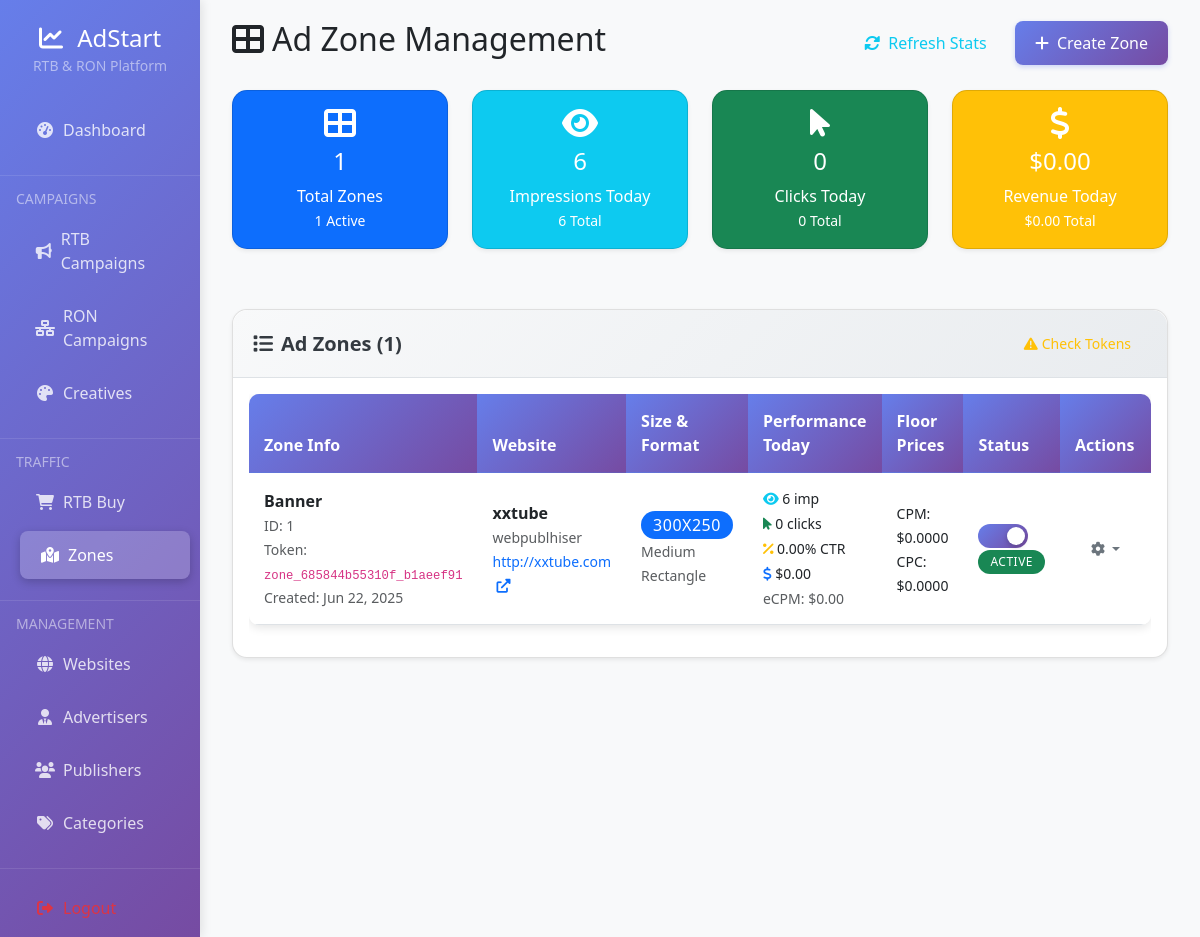
Screenshot of /admin/zone.php (signed in) with the database file from the repository.
### tables this page shows
CREATE TABLE `zones` (
  `id` int(11) NOT NULL,
  `website_id` int(11) DEFAULT NULL,
  `name` varchar(255) NOT NULL,
  `description` text DEFAULT NULL,
  `size` varchar(20) NOT NULL,
  `ad_format_id` int(11) DEFAULT NULL,
  `zone_code` text DEFAULT NULL,
  `zone_token` varchar(100) DEFAULT NULL,
  `floor_price_cpm` decimal(10,4) DEFAULT 0.0000,
  `floor_price_cpc` decimal(10,4) DEFAULT 0.0000,
  `status` enum('active','inactive','paused') DEFAULT 'active',
  `impressions_today` bigint(20) DEFAULT 0,
  `clicks_today` bigint(20) DEFAULT 0,
  `revenue_today` decimal(15,4) DEFAULT 0.0000,
  `last_reset_date` date DEFAULT NULL,
  `created_at` timestamp NOT NULL DEFAULT current_timestamp(),
  `updated_at` timestamp NOT NULL DEFAULT current_timestamp() ON UPDATE current_timestamp(),
  `impressions_total` bigint(20) DEFAULT 0,
  `clicks_total` bigint(20) DEFAULT 0,
  `revenue_total` decimal(15,4) DEFAULT 0.0000
);

CREATE TABLE `websites` (
  `id` int(11) NOT NULL,
  `publisher_id` int(11) DEFAULT NULL,
  `name` varchar(255) NOT NULL,
  `url` varchar(500) NOT NULL,
  `description` text DEFAULT NULL,
  `category_id` int(11) DEFAULT NULL,
  `country` varchar(2) DEFAULT NULL,
  `language` varchar(5) DEFAULT 'en',
  `monthly_pageviews` bigint(20) DEFAULT 0,
  `monthly_visitors` bigint(20) DEFAULT 0,
  `alexa_rank` int(11) DEFAULT NULL,
  `status` enum('active','inactive','pending','rejected') DEFAULT 'pending',
  `approval_notes` text DEFAULT NULL,
  `created_at` timestamp NOT NULL DEFAULT current_timestamp(),
  `updated_at` timestamp NOT NULL DEFAULT current_timestamp() ON UPDATE current_timestamp()
);

CREATE TABLE `publishers` (
  `id` int(11) NOT NULL,
  `user_id` int(11) DEFAULT NULL,
  `company_name` varchar(255) NOT NULL,
  `contact_email` varchar(255) NOT NULL,
  `phone` varchar(50) DEFAULT NULL,
  `address` text DEFAULT NULL,
  `website` varchar(255) DEFAULT NULL,
  `revenue_share` decimal(5,2) DEFAULT 50.00,
  `payment_method` enum('paypal','bank_transfer','crypto','check') DEFAULT 'paypal',
  `payment_details` longtext DEFAULT NULL CHECK (json_valid(`payment_details`)),
  `status` enum('active','inactive','pending') DEFAULT 'active',
  `balance` decimal(15,2) DEFAULT 0.00,
  `total_earned` decimal(15,2) DEFAULT 0.00,
  `created_at` timestamp NOT NULL DEFAULT current_timestamp(),
  `updated_at` timestamp NOT NULL DEFAULT current_timestamp() ON UPDATE current_timestamp()
);

### admin/zone.php (the view, shortened to what this page needs)
<?php
require_once '../config/database.php';
try {
    $pdo->exec("CREATE TABLE IF NOT EXISTS zones (
        id INT AUTO_INCREMENT PRIMARY KEY,
        website_id INT,
        name VARCHAR(255) NOT NULL,
        description TEXT,
        size VARCHAR(20) NOT NULL,
        ad_format_id INT,
        zone_code TEXT,
        zone_token VARCHAR(100) UNIQUE,
        floor_price_cpm DECIMAL(10,4) DEFAULT 0.0000,
        floor_price_cpc DECIMAL(10,4) DEFAULT 0.0000,
        status ENUM('active', 'inactive', 'paused') DEFAULT 'active',
        impressions_today BIGINT DEFAULT 0,
        clicks_today BIGINT DEFAULT 0,
        revenue_today DECIMAL(15,4) DEFAULT 0.0000,
        impressions_total BIGINT DEFAULT 0,
        clicks_total BIGINT DEFAULT 0,
        revenue_total DECIMAL(15,4) DEFAULT 0.0000,
        last_reset_date DATE,
        created_at TIMESTAMP DEFAULT CURRENT_TIMESTAMP,
        updated_at TIMESTAMP DEFAULT CURRENT_TIMESTAMP ON UPDATE CURRENT_TIMESTAMP,
        FOREIGN KEY (website_id) REFERENCES websites(id) ON DELETE CASCADE,
        FOREIGN KEY (ad_format_id) REFERENCES ad_formats(id) ON DELETE SET NULL
    )");
} catch (Exception $e) {
}
$stats = [];
try {
    $stmt = $pdo->query("SELECT
        COUNT(*) as total_zones,
        COUNT(CASE WHEN status = 'active' THEN 1 END) as active_zones,
        COALESCE(SUM(impressions_today), 0) as total_impressions_today,
        COALESCE(SUM(clicks_today), 0) as total_clicks_today,
        COALESCE(SUM(revenue_today), 0) as total_revenue_today,
        COALESCE(SUM(impressions_total), 0) as total_impressions_total,
        COALESCE(SUM(clicks_total), 0) as total_clicks_total,
        COALESCE(SUM(revenue_total), 0) as total_revenue_total
        FROM zones");
    $stats = $stmt->fetch() ?: [];
} catch (Exception $e) {
    $stats = [
        'total_zones' => 0,
        'active_zones' => 0,
        'total_impressions_today' => 0,
        'total_clicks_today' => 0,
        'total_revenue_today' => 0,
        'total_impressions_total' => 0,
        'total_clicks_total' => 0,
        'total_revenue_total' => 0
    ];
}
try {
    $stmt = $pdo->query("SELECT z.*,
                         w.name as website_name, w.url as website_url,
                         af.name as format_name, af.type as format_type,
                         p.company_name as publisher_name,
                         p.id as publisher_id
                         FROM zones z
                         LEFT JOIN websites w ON z.website_id = w.id
                         LEFT JOIN ad_formats af ON z.ad_format_id = af.id
                         LEFT JOIN publishers p ON w.publisher_id = p.id
                         ORDER BY z.created_at DESC");
    $zones = $stmt->fetchAll();
} catch (Exception $e) {
    $zones = [];
}
$standard_sizes = [
    '300x250' => 'Medium Rectangle',
    '728x90' => 'Leaderboard',
    '300x100' => 'Mobile Banner',
    '300x50' => 'Mobile Banner Small',
    '320x50' => 'Mobile Banner',
    '320x100' => 'Large Mobile Banner',
    '160x600' => 'Wide Skyscraper',
    '120x600' => 'Skyscraper',
    '970x90' => 'Large Leaderboard',
    '970x250' => 'Billboard',
    '336x280' => 'Large Rectangle',
    '468x60' => 'Banner',
    '234x60' => 'Half Banner',
    '125x125' => 'Button',
    '250x250' => 'Square',
    '600x90' => 'Super Banner',
    '300x600' => 'Half Page',
    '970x66' => 'Super Leaderboard'
];
include 'includes/header.php';
?>
<?php include 'includes/sidebar.php'; ?>
<div class="col-md-9 col-lg-10">
    <div class="main-content">
        <div class="d-flex justify-content-between align-items-center mb-4">
            <h2><i class="fas fa-th-large me-2"></i>Ad Zone Management</h2>
            <div>
                <button class="btn btn-outline-info me-2" onclick="location.reload()">
                    <i class="fas fa-sync-alt me-2"></i>Refresh Stats
                </button>
                <button class="btn btn-primary" data-bs-toggle="modal" data-bs-target="#createZoneModal">
                    <i class="fas fa-plus me-2"></i>Create Zone
                </button>
            </div>
        </div>
        <div class="row mb-4">
            <div class="col-lg-3 col-md-6 mb-3">
                <div class="card bg-primary text-white">
                    <div class="card-body text-center">
                        <i class="fas fa-th-large fa-2x mb-2"></i>
                        <h4><?php echo number_format($stats['total_zones']); ?></h4>
                        <p class="mb-0">Total Zones</p>
                        <small><?php echo number_format($stats['active_zones']); ?> Active</small>
                    </div>
                </div>
            </div>
            <div class="col-lg-3 col-md-6 mb-3">
                <div class="card bg-info text-white">
                    <div class="card-body text-center">
                        <i class="fas fa-eye fa-2x mb-2"></i>
                        <h4><?php echo number_format($stats['total_impressions_today']); ?></h4>
                        <p class="mb-0">Impressions Today</p>
                        <small><?php echo number_format($stats['total_impressions_total']); ?> Total</small>
                    </div>
                </div>
            </div>
            <div class="col-lg-3 col-md-6 mb-3">
                <div class="card bg-success text-white">
                    <div class="card-body text-center">
                        <i class="fas fa-mouse-pointer fa-2x mb-2"></i>
                        <h4><?php echo number_format($stats['total_clicks_today']); ?></h4>
                        <p class="mb-0">Clicks Today</p>
                        <small><?php echo number_format($stats['total_clicks_total']); ?> Total</small>
                    </div>
                </div>
            </div>
            <div class="col-lg-3 col-md-6 mb-3">
                <div class="card bg-warning text-white">
                    <div class="card-body text-center">
                        <i class="fas fa-dollar-sign fa-2x mb-2"></i>
                        <h4>$<?php echo number_format($stats['total_revenue_today'], 2); ?></h4>
                        <p class="mb-0">Revenue Today</p>
                        <small>$<?php echo number_format($stats['total_revenue_total'], 2); ?> Total</small>
                    </div>
                </div>
            </div>
        </div>
        <div class="card">
            <div class="card-header d-flex justify-content-between align-items-center">
                <h5><i class="fas fa-list me-2"></i>Ad Zones (<?php echo count($zones); ?>)</h5>
                <div>
                    <button class="btn btn-sm btn-outline-warning" onclick="checkTokens()">
                        <i class="fas fa-exclamation-triangle me-1"></i>Check Tokens
                    </button>
                </div>
            </div>
            <div class="card-body">
                <?php if ($zones): ?>
                <div class="table-responsive">
                    <table class="table table-hover">
                        <thead>
                            <tr>
                                <th>Zone Info</th>
                                <th>Website</th>
                                <th>Size & Format</th>
                                <th>Performance Today</th>
                                <th>Floor Prices</th>
                                <th>Status</th>
                                <th>Actions</th>
                            </tr>
                        </thead>
                        <tbody>
                            <?php foreach ($zones as $zone):
                                $ctr_today = $zone['impressions_today'] > 0 ? ($zone['clicks_today'] / $zone['impressions_today']) * 100 : 0;
                                $cpm_today = $zone['impressions_today'] > 0 ? ($zone['revenue_today'] / $zone['impressions_today']) * 1000 : 0;
                                $has_token_issue = empty($zone['zone_token']);
                            ?>
                            <tr <?php if ($has_token_issue) echo 'class="table-danger"'; ?>>
                                <td>
                                    <div>
                                        <strong><?php echo htmlspecialchars($zone['name']); ?></strong>
                                        <br><small class="text-muted">ID: <?php echo $zone['id']; ?></small>
                                        <br><small class="text-muted">Token:
                                            <?php if ($zone['zone_token']): ?>
                                                <code><?php echo $zone['zone_token']; ?></code>
                                            <?php else: ?>
                                                <span class="text-danger">MISSING</span>
                                            <?php endif; ?>
                                        </small>
                                        <br><small class="text-muted">Created: <?php echo date('M j, Y', strtotime($zone['created_at'])); ?></small>
                                    </div>
                                </td>
                                <td>
                                    <div>
                                        <strong><?php echo htmlspecialchars($zone['website_name'] ?: 'Unknown'); ?></strong>
                                        <br><small class="text-muted"><?php echo htmlspecialchars($zone['publisher_name'] ?: 'No Publisher'); ?></small>
                                        <?php if ($zone['website_url']): ?>
                                        <br><small class="text-muted">
                                            <a href="<?php echo htmlspecialchars($zone['website_url']); ?>" target="_blank" class="text-decoration-none">
                                                <?php echo htmlspecialchars($zone['website_url']); ?>
                                                <i class="fas fa-external-link-alt ms-1"></i>
                                            </a>
                                        </small>
                                        <?php endif; ?>
                                    </div>
                                </td>
                                <td>
                                    <div>
                                        <span class="badge bg-primary fs-6"><?php echo $zone['size']; ?></span>
                                        <br><small class="text-muted"><?php echo $standard_sizes[$zone['size']] ?? 'Custom Size'; ?></small>
                                    </div>
                                </td>
                                <td>
                                    <div class="d-flex flex-column gap-1">
                                        <small><i class="fas fa-eye text-info"></i> <?php echo number_format($zone['impressions_today']); ?> imp</small>
                                        <small><i class="fas fa-mouse-pointer text-success"></i> <?php echo number_format($zone['clicks_today']); ?> clicks</small>
                                        <small><i class="fas fa-percentage text-warning"></i> <?php echo number_format($ctr_today, 2); ?>% CTR</small>
                                        <small><i class="fas fa-dollar-sign text-primary"></i> $<?php echo number_format($zone['revenue_today'], 2); ?></small>
                                        <small class="text-muted">eCPM: $<?php echo number_format($cpm_today, 2); ?></small>
                                    </div>
                                </td>
                                <td>
                                    <div>
                                        <small>CPM: $<?php echo number_format($zone['floor_price_cpm'], 4); ?></small>
                                        <br><small>CPC: $<?php echo number_format($zone['floor_price_cpc'], 4); ?></small>
                                    </div>
                                </td>
                                <td>
                                    <div>
                                        <label class="toggle-switch">
                                            <span class="slider"></span>
                                        </label>
                                        <br><small class="badge bg-<?php echo $zone['status'] == 'active' ? 'success' : ($zone['status'] == 'paused' ? 'warning' : 'secondary'); ?>">
                                            <?php echo ucfirst($zone['status']); ?>
                                        </small>
                                    </div>
                                </td>
                                <td>
                                    <div class="dropdown">
                                        <button class="btn btn-sm btn-outline-secondary dropdown-toggle" data-bs-toggle="dropdown">
                                            <i class="fas fa-cog"></i>
                                        </button>
                                    </div>
                                </td>
                            </tr>
                            <?php endforeach; ?>
                        </tbody>
                    </table>
                </div>
                <?php endif; ?>
            </div>
        </div>
    </div>
</div>
<?php include 'includes/footer.php'; ?>

### rows the page displays
zones: name "Banner", id "1", zone_token "zone_685844b55310f_b1aeef91", created_at "Jun 22, 2025", website.name "xxtube", publishers.company_name "webpublhiser", website.url "http://xxtube.com", size "300X250", size "Medium Rectangle", impressions_today "6", clicks_today "0", ctr_today "0.00", revenue_today "0.00", cpm_today "0.00", floor_price_cpm "0.0000", floor_price_cpc "0.0000", status "ACTIVE"

### other values shown
$stats['total_zones'] "1"
$stats['active_zones'] "1"
$stats['total_impressions_today'] "6"
$stats['total_impressions_total'] "6"
$stats['total_clicks_today'] "0"
$stats['total_clicks_total'] "0"
$stats['total_revenue_today'] "0.00"
$stats['total_revenue_total'] "0.00"
count($zones) "1"
